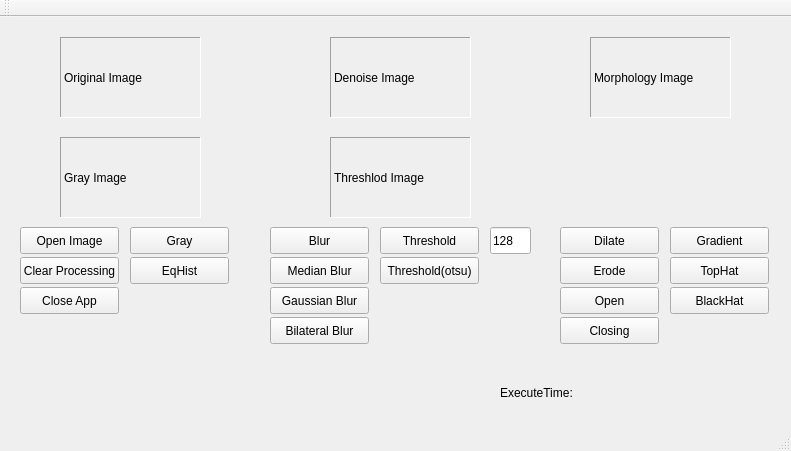
<?xml version="1.0" encoding="UTF-8"?>
<ui version="4.0">
 <class>MainWindow</class>
 <widget class="QMainWindow" name="MainWindow">
  <property name="geometry">
   <rect>
    <x>0</x>
    <y>0</y>
    <width>791</width>
    <height>451</height>
   </rect>
  </property>
  <property name="windowTitle">
   <string>MainWindow</string>
  </property>
  <widget class="QWidget" name="centralWidget">
   <widget class="QLabel" name="label_1">
    <property name="geometry">
     <rect>
      <x>60</x>
      <y>20</y>
      <width>141</width>
      <height>81</height>
     </rect>
    </property>
    <property name="frameShape">
     <enum>QFrame::Panel</enum>
    </property>
    <property name="frameShadow">
     <enum>QFrame::Sunken</enum>
    </property>
    <property name="text">
     <string>Original Image</string>
    </property>
   </widget>
   <widget class="QLabel" name="label_2">
    <property name="geometry">
     <rect>
      <x>60</x>
      <y>120</y>
      <width>141</width>
      <height>81</height>
     </rect>
    </property>
    <property name="frameShape">
     <enum>QFrame::Panel</enum>
    </property>
    <property name="frameShadow">
     <enum>QFrame::Sunken</enum>
    </property>
    <property name="text">
     <string>Gray Image</string>
    </property>
   </widget>
   <widget class="QLabel" name="label_3">
    <property name="geometry">
     <rect>
      <x>330</x>
      <y>20</y>
      <width>141</width>
      <height>81</height>
     </rect>
    </property>
    <property name="frameShape">
     <enum>QFrame::Panel</enum>
    </property>
    <property name="frameShadow">
     <enum>QFrame::Sunken</enum>
    </property>
    <property name="text">
     <string>Denoise Image</string>
    </property>
   </widget>
   <widget class="QLabel" name="label_4">
    <property name="geometry">
     <rect>
      <x>330</x>
      <y>120</y>
      <width>141</width>
      <height>81</height>
     </rect>
    </property>
    <property name="frameShape">
     <enum>QFrame::Panel</enum>
    </property>
    <property name="frameShadow">
     <enum>QFrame::Sunken</enum>
    </property>
    <property name="text">
     <string>Threshlod Image</string>
    </property>
   </widget>
   <widget class="QLabel" name="label_5">
    <property name="geometry">
     <rect>
      <x>590</x>
      <y>20</y>
      <width>141</width>
      <height>81</height>
     </rect>
    </property>
    <property name="frameShape">
     <enum>QFrame::Panel</enum>
    </property>
    <property name="frameShadow">
     <enum>QFrame::Sunken</enum>
    </property>
    <property name="text">
     <string>Morphology Image</string>
    </property>
   </widget>
   <widget class="QPushButton" name="OpenImageButton">
    <property name="geometry">
     <rect>
      <x>20</x>
      <y>210</y>
      <width>99</width>
      <height>27</height>
     </rect>
    </property>
    <property name="font">
     <font>
      <pointsize>9</pointsize>
     </font>
    </property>
    <property name="text">
     <string>Open Image</string>
    </property>
   </widget>
   <widget class="QPushButton" name="GrayButton">
    <property name="geometry">
     <rect>
      <x>130</x>
      <y>210</y>
      <width>99</width>
      <height>27</height>
     </rect>
    </property>
    <property name="font">
     <font>
      <pointsize>9</pointsize>
     </font>
    </property>
    <property name="text">
     <string>Gray</string>
    </property>
   </widget>
   <widget class="QPushButton" name="ClearButton_">
    <property name="geometry">
     <rect>
      <x>20</x>
      <y>240</y>
      <width>99</width>
      <height>27</height>
     </rect>
    </property>
    <property name="font">
     <font>
      <pointsize>9</pointsize>
     </font>
    </property>
    <property name="text">
     <string>Clear Processing</string>
    </property>
   </widget>
   <widget class="QPushButton" name="EqHistButton">
    <property name="geometry">
     <rect>
      <x>130</x>
      <y>240</y>
      <width>99</width>
      <height>27</height>
     </rect>
    </property>
    <property name="font">
     <font>
      <pointsize>9</pointsize>
     </font>
    </property>
    <property name="text">
     <string>EqHist</string>
    </property>
   </widget>
   <widget class="QPushButton" name="CloseAppButton">
    <property name="geometry">
     <rect>
      <x>20</x>
      <y>270</y>
      <width>99</width>
      <height>27</height>
     </rect>
    </property>
    <property name="font">
     <font>
      <pointsize>9</pointsize>
     </font>
    </property>
    <property name="text">
     <string>Close App</string>
    </property>
   </widget>
   <widget class="QPushButton" name="BlurButton">
    <property name="geometry">
     <rect>
      <x>270</x>
      <y>210</y>
      <width>99</width>
      <height>27</height>
     </rect>
    </property>
    <property name="font">
     <font>
      <pointsize>9</pointsize>
     </font>
    </property>
    <property name="text">
     <string>Blur</string>
    </property>
   </widget>
   <widget class="QPushButton" name="ThresholdButton">
    <property name="geometry">
     <rect>
      <x>380</x>
      <y>210</y>
      <width>99</width>
      <height>27</height>
     </rect>
    </property>
    <property name="font">
     <font>
      <pointsize>9</pointsize>
     </font>
    </property>
    <property name="text">
     <string>Threshold</string>
    </property>
   </widget>
   <widget class="QPushButton" name="MedianButton">
    <property name="geometry">
     <rect>
      <x>270</x>
      <y>240</y>
      <width>99</width>
      <height>27</height>
     </rect>
    </property>
    <property name="font">
     <font>
      <pointsize>9</pointsize>
     </font>
    </property>
    <property name="text">
     <string>Median Blur</string>
    </property>
   </widget>
   <widget class="QPushButton" name="OtsuButton">
    <property name="geometry">
     <rect>
      <x>380</x>
      <y>240</y>
      <width>99</width>
      <height>27</height>
     </rect>
    </property>
    <property name="font">
     <font>
      <pointsize>9</pointsize>
     </font>
    </property>
    <property name="text">
     <string>Threshold(otsu)</string>
    </property>
   </widget>
   <widget class="QPushButton" name="GaussianButton">
    <property name="geometry">
     <rect>
      <x>270</x>
      <y>270</y>
      <width>99</width>
      <height>27</height>
     </rect>
    </property>
    <property name="font">
     <font>
      <pointsize>9</pointsize>
     </font>
    </property>
    <property name="text">
     <string>Gaussian Blur</string>
    </property>
   </widget>
   <widget class="QPushButton" name="BilateralButton">
    <property name="geometry">
     <rect>
      <x>270</x>
      <y>300</y>
      <width>99</width>
      <height>27</height>
     </rect>
    </property>
    <property name="font">
     <font>
      <pointsize>9</pointsize>
     </font>
    </property>
    <property name="text">
     <string>Bilateral Blur</string>
    </property>
   </widget>
   <widget class="QLineEdit" name="lineEdit">
    <property name="geometry">
     <rect>
      <x>490</x>
      <y>210</y>
      <width>41</width>
      <height>27</height>
     </rect>
    </property>
    <property name="text">
     <string>128</string>
    </property>
   </widget>
   <widget class="QPushButton" name="ClosButton">
    <property name="geometry">
     <rect>
      <x>560</x>
      <y>300</y>
      <width>99</width>
      <height>27</height>
     </rect>
    </property>
    <property name="font">
     <font>
      <pointsize>9</pointsize>
     </font>
    </property>
    <property name="text">
     <string>Closing</string>
    </property>
   </widget>
   <widget class="QPushButton" name="ErodeButton">
    <property name="geometry">
     <rect>
      <x>560</x>
      <y>240</y>
      <width>99</width>
      <height>27</height>
     </rect>
    </property>
    <property name="font">
     <font>
      <pointsize>9</pointsize>
     </font>
    </property>
    <property name="text">
     <string>Erode</string>
    </property>
   </widget>
   <widget class="QPushButton" name="OpenButton">
    <property name="geometry">
     <rect>
      <x>560</x>
      <y>270</y>
      <width>99</width>
      <height>27</height>
     </rect>
    </property>
    <property name="font">
     <font>
      <pointsize>9</pointsize>
     </font>
    </property>
    <property name="text">
     <string>Open</string>
    </property>
   </widget>
   <widget class="QPushButton" name="DilateButton">
    <property name="geometry">
     <rect>
      <x>560</x>
      <y>210</y>
      <width>99</width>
      <height>27</height>
     </rect>
    </property>
    <property name="font">
     <font>
      <pointsize>9</pointsize>
     </font>
    </property>
    <property name="text">
     <string>Dilate</string>
    </property>
   </widget>
   <widget class="QPushButton" name="TopHatButton">
    <property name="geometry">
     <rect>
      <x>670</x>
      <y>240</y>
      <width>99</width>
      <height>27</height>
     </rect>
    </property>
    <property name="font">
     <font>
      <pointsize>9</pointsize>
     </font>
    </property>
    <property name="text">
     <string>TopHat</string>
    </property>
   </widget>
   <widget class="QPushButton" name="GradientButton">
    <property name="geometry">
     <rect>
      <x>670</x>
      <y>210</y>
      <width>99</width>
      <height>27</height>
     </rect>
    </property>
    <property name="font">
     <font>
      <pointsize>9</pointsize>
     </font>
    </property>
    <property name="text">
     <string>Gradient</string>
    </property>
   </widget>
   <widget class="QPushButton" name="BlackHatButton">
    <property name="geometry">
     <rect>
      <x>670</x>
      <y>270</y>
      <width>99</width>
      <height>27</height>
     </rect>
    </property>
    <property name="font">
     <font>
      <pointsize>9</pointsize>
     </font>
    </property>
    <property name="text">
     <string>BlackHat</string>
    </property>
   </widget>
   <widget class="QLabel" name="TimeLabel">
    <property name="geometry">
     <rect>
      <x>500</x>
      <y>360</y>
      <width>201</width>
      <height>31</height>
     </rect>
    </property>
    <property name="text">
     <string>ExecuteTime:</string>
    </property>
   </widget>
  </widget>
  <widget class="QMenuBar" name="menuBar">
   <property name="geometry">
    <rect>
     <x>0</x>
     <y>0</y>
     <width>791</width>
     <height>31</height>
    </rect>
   </property>
  </widget>
  <widget class="QToolBar" name="mainToolBar">
   <attribute name="toolBarArea">
    <enum>TopToolBarArea</enum>
   </attribute>
   <attribute name="toolBarBreak">
    <bool>false</bool>
   </attribute>
  </widget>
  <widget class="QStatusBar" name="statusBar"/>
 </widget>
 <layoutdefault spacing="6" margin="11"/>
 <resources/>
 <connections/>
</ui>
